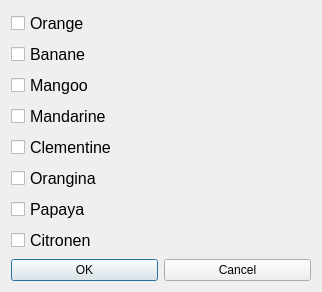
<?xml version="1.0" encoding="UTF-8"?>
<ui version="4.0">
 <class>Dialog</class>
 <widget class="QDialog" name="Dialog">
  <property name="geometry">
   <rect>
    <x>0</x>
    <y>0</y>
    <width>322</width>
    <height>253</height>
   </rect>
  </property>
  <property name="windowTitle">
   <string>Dialog</string>
  </property>
  <layout class="QVBoxLayout" name="verticalLayout_2">
   <item>
    <layout class="QVBoxLayout" name="verticalLayout">
     <item>
      <widget class="QCheckBox" name="checkBox">
       <property name="font">
        <font>
         <pointsize>12</pointsize>
        </font>
       </property>
       <property name="text">
        <string>Orange</string>
       </property>
      </widget>
     </item>
     <item>
      <widget class="QCheckBox" name="checkBox_2">
       <property name="font">
        <font>
         <pointsize>12</pointsize>
        </font>
       </property>
       <property name="text">
        <string>Banane</string>
       </property>
      </widget>
     </item>
     <item>
      <widget class="QCheckBox" name="checkBox_3">
       <property name="font">
        <font>
         <pointsize>12</pointsize>
        </font>
       </property>
       <property name="text">
        <string>Mangoo</string>
       </property>
      </widget>
     </item>
     <item>
      <widget class="QCheckBox" name="checkBox_4">
       <property name="font">
        <font>
         <pointsize>12</pointsize>
        </font>
       </property>
       <property name="text">
        <string>Mandarine</string>
       </property>
      </widget>
     </item>
     <item>
      <widget class="QCheckBox" name="checkBox_8">
       <property name="font">
        <font>
         <pointsize>12</pointsize>
        </font>
       </property>
       <property name="text">
        <string>Clementine</string>
       </property>
      </widget>
     </item>
     <item>
      <widget class="QCheckBox" name="checkBox_7">
       <property name="font">
        <font>
         <pointsize>12</pointsize>
        </font>
       </property>
       <property name="text">
        <string>Orangina</string>
       </property>
      </widget>
     </item>
     <item>
      <widget class="QCheckBox" name="checkBox_6">
       <property name="font">
        <font>
         <pointsize>12</pointsize>
        </font>
       </property>
       <property name="text">
        <string>Papaya</string>
       </property>
      </widget>
     </item>
     <item>
      <widget class="QCheckBox" name="checkBox_5">
       <property name="font">
        <font>
         <pointsize>12</pointsize>
        </font>
       </property>
       <property name="text">
        <string>Citronen</string>
       </property>
      </widget>
     </item>
    </layout>
   </item>
   <item>
    <layout class="QHBoxLayout" name="horizontalLayout">
     <item>
      <widget class="QPushButton" name="btnOk">
       <property name="text">
        <string>OK</string>
       </property>
      </widget>
     </item>
     <item>
      <widget class="QPushButton" name="btnCancel">
       <property name="text">
        <string>Cancel</string>
       </property>
      </widget>
     </item>
    </layout>
   </item>
  </layout>
 </widget>
 <resources/>
 <connections/>
</ui>
